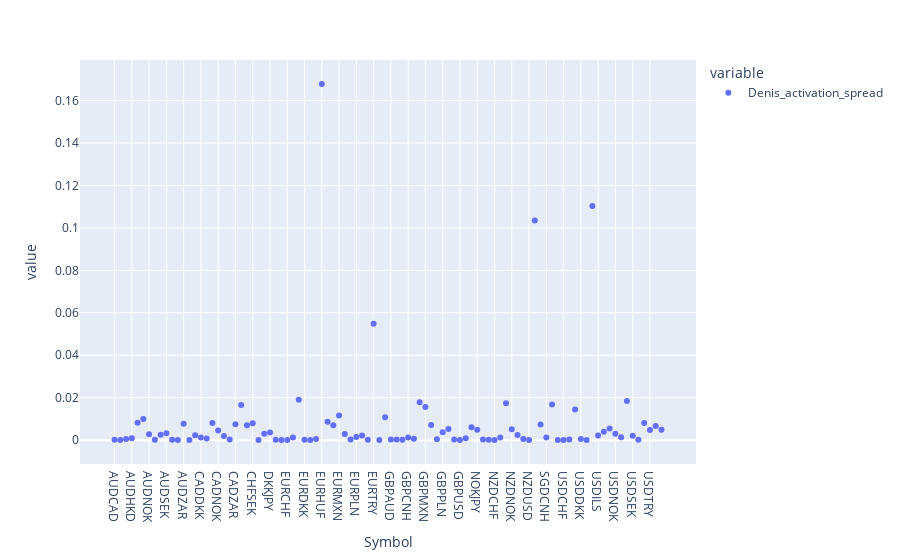

Write notebook code for a chart like this one.
### Code cell
px.scatter(symbolspread)

### Figure 1 — Plotly figure (JSON) as saved in the notebook; plotly's stock layout.template omitted (floating-point values rounded to 4 significant figures)
{"data": [{"hovertemplate": "variable=Denis_activation_spread<br>Symbol=%{x}<br>value=%{y}<extra></extra>", "legendgroup": "Denis_activation_spread", "marker": {"color": "#636efa", "symbol": "circle"}, "mode": "markers", "name": "Denis_activation_spread", "orientation": "v", "showlegend": true, "type": "scatter", "x": ["AUDCAD", "AUDCHF", "AUDCNH", "AUDHKD", "AUDJPY", "AUDMXN", "AUDNOK", "AUDNZD", "AUDPLN", "AUDSEK", "AUDSGD", "AUDUSD", "AUDZAR", "CADCHF", "CADCNH", "CADDKK", "CADHKD", "CADJPY", "CADNOK", "CADSEK", "CADSGD", "CADZAR", "CHFJPY", "CHFNOK", "CHFSEK", "CNHHKD", "CNHJPY", "DKKJPY", "EURAUD", "EURCAD", "EURCHF", "EURCNH", "EURCZK", "EURDKK", "EURGBP", "EURHKD", "EURHUF", "EURILS", "EURJPY", "EURMXN", "EURNOK", "EURNZD", "EURPLN", "EURSEK", "EURSGD", "EURTRY", "EURUSD", "EURZAR", "GBPAUD", "GBPCAD", "GBPCHF", "GBPCNH", "GBPHKD", "GBPJPY", "GBPMXN", "GBPNOK", "GBPNZD", "GBPPLN", "GBPSEK", "GBPSGD", "GBPUSD", "HKDJPY", "MXNJPY", "NOKJPY", "NOKSEK", "NZDCAD", "NZDCHF", "NZDCNH", "NZDJPY", "NZDNOK", "NZDSEK", "NZDSGD", "NZDUSD", "PLNHUF", "SEKJPY", "SGDCNH", "SGDJPY", "USDCAD", "USDCHF", "USDCNH", "USDCZK", "USDDKK", "USDHKD", "USDHUF", "USDILS", "USDJPY", "USDMXN", "USDNOK", "USDPLN", "USDRUB", "USDSEK", "USDSGD", "USDTHB", "USDTRY", "USDZAR", "ZARJPY"], "xaxis": "x", "y": [0.0001293, 9.568e-05, 0.0005458, 0.0008856, 0.008154, 0.009991, 0.002752, 0.0001599, 0.00254, 0.00321, 0.0001767, 4.903e-05, 0.0077, 0.0001064, 0.002307, 0.00124, 0.000735, 0.008062, 0.004585, 0.001962, 0.0003157, 0.007467, 0.01657, 0.00705, 0.007988, 5.667e-05, 0.003, 0.003556, 0.0001688, 0.0001144, 8.335e-05, 0.001194, 0.01907, 0.0002058, 7.796e-05, 0.000561, 0.1678, 0.008666, 0.006959, 0.01161, 0.002832, 0.0003492, 0.001473, 0.002202, 0.0002122, 0.05489, 3.651e-05, 0.01078, 0.0003035, 0.0002391, 0.0001808, 0.00123, 0.0006265, 0.01787, 0.01555, 0.00712, 0.0004075, 0.00367, 0.00528, 0.0003045, 8.874e-05, 0.0009, 0.0061, 0.004928, 0.0003449, 0.0002223, 0.0001034, 0.001223, 0.01733, 0.005151, 0.002419, 0.00049, 7.357e-05, 0.1034, 0.00738, 0.001189, 0.01674, 7.584e-05, 6.24e-05, 0.0002765, 0.01445, 0.0005431, 9.578e-05, 0.1103, 0.002211, 0.003964, 0.005455, 0.003037, 0.001334, 0.01849, 0.002066, 0.0001198, 0.008086, 0.004747, 0.006674, 0.004917], "yaxis": "y"}], "layout": {"legend": {"title": {"text": "variable"}, "tracegroupgap": 0}, "margin": {"t": 60}, "xaxis": {"anchor": "y", "domain": [0, 1], "title": {"text": "Symbol"}}, "yaxis": {"anchor": "x", "domain": [0, 1], "title": {"text": "value"}}}}
